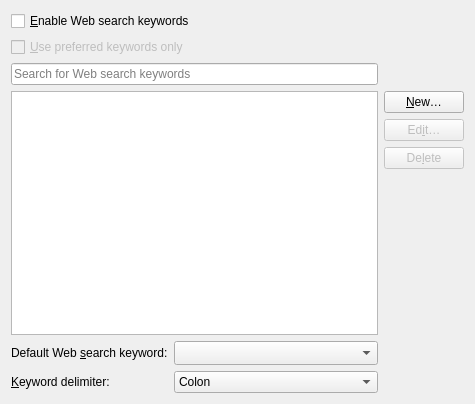
<?xml version="1.0" encoding="UTF-8"?>
<ui version="4.0">
 <class>FilterOptionsUI</class>
 <widget class="QWidget" name="FilterOptionsUI">
  <property name="geometry">
   <rect>
    <x>0</x>
    <y>0</y>
    <width>475</width>
    <height>404</height>
   </rect>
  </property>
  <layout class="QGridLayout" name="gridLayout">
   <item row="0" column="0">
    <widget class="QCheckBox" name="cbEnableShortcuts">
     <property name="toolTip">
      <string>&lt;html&gt;&lt;head/&gt;&lt;body&gt;&lt;p&gt;Enable or disable Web search keywords. &lt;/p&gt;&lt;p&gt;Web search keywords allow you to quickly access or search for information located online or on your hard drive. &lt;/p&gt;&lt;p&gt;KDE comes with many predefined keywords. One such keyword can be used to perform a the Google (TM) search; to use it, you simply type the keyword 'gg' followed by the keyword delimiter and the search term, e.g. &lt;span style=&quot; font-weight:600;&quot;&gt;gg:KDE&lt;/span&gt;.&lt;/p&gt;&lt;/body&gt;&lt;/html&gt;</string>
     </property>
     <property name="text">
      <string>&amp;Enable Web search keywords</string>
     </property>
    </widget>
   </item>
   <item row="1" column="0">
    <widget class="QCheckBox" name="cbUseSelectedShortcutsOnly">
     <property name="enabled">
      <bool>false</bool>
     </property>
     <property name="text">
      <string>&amp;Use preferred keywords only</string>
     </property>
    </widget>
   </item>
   <item row="2" column="0">
    <widget class="QLineEdit" name="searchLineEdit">
     <property name="placeholderText">
      <string>Search for Web search keywords</string>
     </property>
     <property name="showClearButton" stdset="0">
      <bool>true</bool>
     </property>
    </widget>
   </item>
   <item row="3" column="0">
    <widget class="QTreeView" name="lvSearchProviders">
     <property name="rootIsDecorated">
      <bool>false</bool>
     </property>
     <property name="uniformRowHeights">
      <bool>true</bool>
     </property>
     <property name="itemsExpandable">
      <bool>false</bool>
     </property>
     <property name="sortingEnabled">
      <bool>true</bool>
     </property>
     <property name="allColumnsShowFocus">
      <bool>true</bool>
     </property>
     <property name="headerHidden">
      <bool>false</bool>
     </property>
    </widget>
   </item>
   <item row="3" column="1">
    <layout class="QVBoxLayout" name="verticalLayout">
     <item>
      <widget class="QPushButton" name="pbNew">
       <property name="toolTip">
        <string>Add a new Web search keyword</string>
       </property>
       <property name="text">
        <string>&amp;New…</string>
       </property>
      </widget>
     </item>
     <item>
      <widget class="QPushButton" name="pbChange">
       <property name="enabled">
        <bool>false</bool>
       </property>
       <property name="toolTip">
        <string>Modify the highlighted Web search keyword</string>
       </property>
       <property name="text">
        <string>Ed&amp;it…</string>
       </property>
      </widget>
     </item>
     <item>
      <widget class="QPushButton" name="pbDelete">
       <property name="enabled">
        <bool>false</bool>
       </property>
       <property name="toolTip">
        <string>Delete the highlighted Web search keyword</string>
       </property>
       <property name="text">
        <string>De&amp;lete</string>
       </property>
      </widget>
     </item>
     <item>
      <spacer name="verticalSpacer">
       <property name="orientation">
        <enum>Qt::Vertical</enum>
       </property>
       <property name="sizeHint" stdset="0">
        <size>
         <width>20</width>
         <height>158</height>
        </size>
       </property>
      </spacer>
     </item>
    </layout>
   </item>
   <item row="4" column="0">
    <layout class="QFormLayout" name="formLayout">
     <property name="fieldGrowthPolicy">
      <enum>QFormLayout::AllNonFixedFieldsGrow</enum>
     </property>
     <item row="0" column="0">
      <widget class="QLabel" name="lbDefaultEngine">
       <property name="enabled">
        <bool>true</bool>
       </property>
       <property name="sizePolicy">
        <sizepolicy hsizetype="Fixed" vsizetype="Preferred">
         <horstretch>0</horstretch>
         <verstretch>0</verstretch>
        </sizepolicy>
       </property>
       <property name="whatsThis">
        <string>&lt;qt&gt;
Select the search engine to use for input boxes that provide automatic lookup services when you type in normal words and phrases instead of a URL. To disable this feature select &lt;b&gt;None&lt;/b&gt; from the list.
&lt;/qt&gt;</string>
       </property>
       <property name="text">
        <string>Default Web &amp;search keyword:</string>
       </property>
       <property name="wordWrap">
        <bool>false</bool>
       </property>
       <property name="buddy">
        <cstring>cmbDefaultEngine</cstring>
       </property>
      </widget>
     </item>
     <item row="0" column="1">
      <widget class="QComboBox" name="cmbDefaultEngine">
       <property name="sizePolicy">
        <sizepolicy hsizetype="Preferred" vsizetype="Fixed">
         <horstretch>0</horstretch>
         <verstretch>0</verstretch>
        </sizepolicy>
       </property>
       <property name="minimumSize">
        <size>
         <width>67</width>
         <height>0</height>
        </size>
       </property>
       <property name="whatsThis">
        <string>&lt;html&gt;&lt;head/&gt;&lt;body&gt;&lt;p&gt;Select a default Web search keyword. &lt;/p&gt;&lt;p&gt;This allows applications to automatically convert the typed word or phrase to Web search keyword queries when they cannot be filtered into a proper URL. &lt;/p&gt;&lt;p&gt;To disable this functionality select &lt;span style=&quot; font-weight:600;&quot;&gt;None&lt;/span&gt; from the list. &lt;/p&gt;&lt;/body&gt;&lt;/html&gt;</string>
       </property>
       <property name="sizeAdjustPolicy">
        <enum>QComboBox::AdjustToMinimumContentsLengthWithIcon</enum>
       </property>
      </widget>
     </item>
     <item row="1" column="0">
      <widget class="QLabel" name="lbDelimiter">
       <property name="sizePolicy">
        <sizepolicy hsizetype="Fixed" vsizetype="Preferred">
         <horstretch>0</horstretch>
         <verstretch>0</verstretch>
        </sizepolicy>
       </property>
       <property name="whatsThis">
        <string>Choose the delimiter that separates the keyword from the phrase or word to be searched.</string>
       </property>
       <property name="text">
        <string>&amp;Keyword delimiter:</string>
       </property>
       <property name="wordWrap">
        <bool>false</bool>
       </property>
       <property name="buddy">
        <cstring>cmbDelimiter</cstring>
       </property>
      </widget>
     </item>
     <item row="1" column="1">
      <widget class="QComboBox" name="cmbDelimiter">
       <property name="sizePolicy">
        <sizepolicy hsizetype="Preferred" vsizetype="Fixed">
         <horstretch>0</horstretch>
         <verstretch>0</verstretch>
        </sizepolicy>
       </property>
       <property name="toolTip">
        <string>Choose a delimiter to mark the Web search keyword.</string>
       </property>
       <item>
        <property name="text">
         <string comment="Colon as keyword delimiter">Colon</string>
        </property>
       </item>
       <item>
        <property name="text">
         <string comment="Space as keyword delimiter">Space</string>
        </property>
       </item>
      </widget>
     </item>
    </layout>
   </item>
  </layout>
 </widget>
 <resources/>
 <connections>
  <connection>
   <sender>cbEnableShortcuts</sender>
   <signal>toggled(bool)</signal>
   <receiver>cbUseSelectedShortcutsOnly</receiver>
   <slot>setEnabled(bool)</slot>
   <hints>
    <hint type="sourcelabel">
     <x>119</x>
     <y>10</y>
    </hint>
    <hint type="destinationlabel">
     <x>187</x>
     <y>34</y>
    </hint>
   </hints>
  </connection>
  <connection>
   <sender>cbEnableShortcuts</sender>
   <signal>toggled(bool)</signal>
   <receiver>lvSearchProviders</receiver>
   <slot>setEnabled(bool)</slot>
   <hints>
    <hint type="sourcelabel">
     <x>15</x>
     <y>13</y>
    </hint>
    <hint type="destinationlabel">
     <x>23</x>
     <y>77</y>
    </hint>
   </hints>
  </connection>
  <connection>
   <sender>cbEnableShortcuts</sender>
   <signal>toggled(bool)</signal>
   <receiver>pbNew</receiver>
   <slot>setEnabled(bool)</slot>
   <hints>
    <hint type="sourcelabel">
     <x>221</x>
     <y>13</y>
    </hint>
    <hint type="destinationlabel">
     <x>425</x>
     <y>58</y>
    </hint>
   </hints>
  </connection>
 </connections>
</ui>
